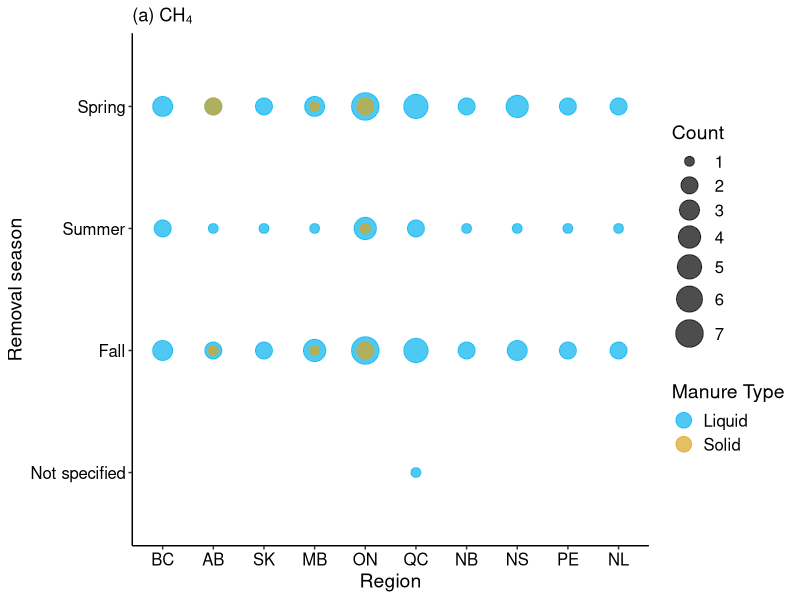
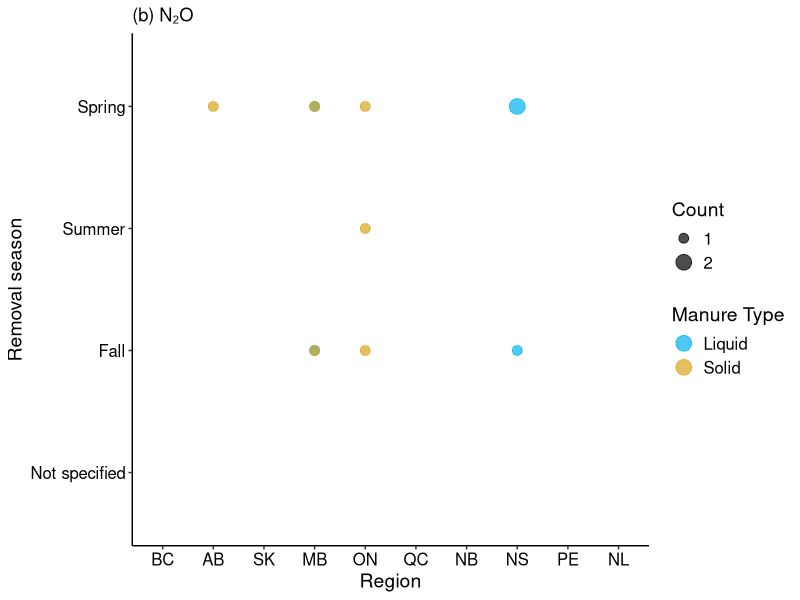
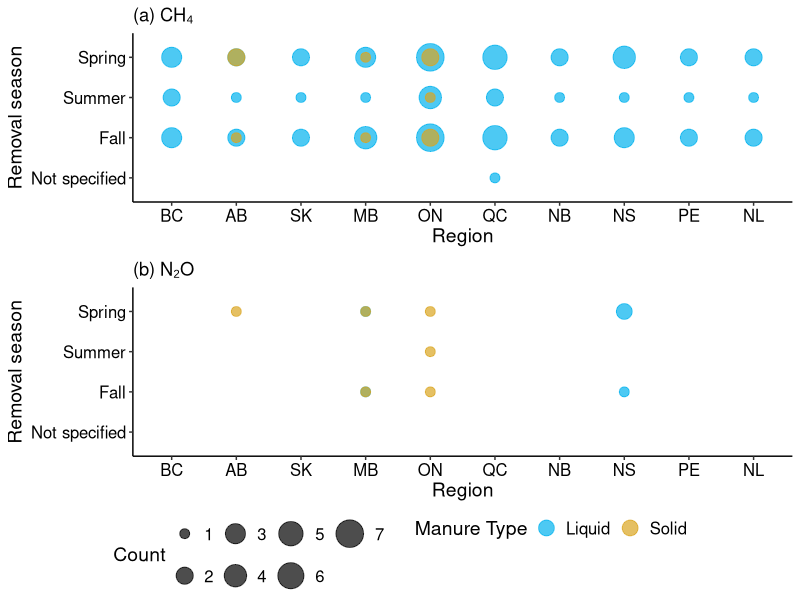

Recreate these plots in R, in order.
#Figure 8 Bubble chart for removal time and spatial distribution
library(tidyverse);library(ggpubr)

#read data
GHG.CH4 <- read.csv("input/Canada GHG storage lit review data 20240611.csv",header = T)

#CH4
#obtain studies with field measurement 
GHG.storage <- GHG.CH4[grepl("Storage", GHG.CH4$GHG.source),]
GHG.storage <- GHG.storage[grepl("Removal", GHG.storage$Treatment),]
GHG.storage <- GHG.storage %>%
  subset(GHG.storage$CH4==TRUE | GHG.storage$N2O==TRUE)
#replace "National" to every provinces
National <- c('British Columbia, Alberta, Saskatchewan, Manitoba, Ontario, Quebec, New Brunswick, Nova Scotia, Prince Edward Island, Newfoundland')
GHG.storage$Region[GHG.storage$Region == "National"] <- National

#Removal timing CH4
GHG.removal <- GHG.storage %>%
  separate_rows(Region, sep =", ") %>%
  separate_rows(Manure.type, sep = ", ") %>%
  separate_rows(Removal.season, sep = ", ")
GHG.removal$Removal.frequency[GHG.removal$Removal.frequency %in% c("4", "5", "7", "104")] <- "> 3"
GHG.removal <- GHG.removal %>%
  group_by(Region, Removal.season, Manure.type) %>%
  summarise('Count' = n()) %>%
  ungroup()

GHG.removal$Region <- factor(GHG.removal$Region,
                                 levels = c("British Columbia", "Alberta",
                                            "Saskatchewan","Manitoba",
                                            "Ontario","Quebec",
                                            "New Brunswick",
                                            "Nova Scotia",
                                            "Prince Edward Island",
                                            "Newfoundland"))
GHG.removal$Removal.season <- factor(GHG.removal$Removal.season,
                                     levels = c("Spring", "Summer", "Fall", "Not specified"))



#N2O
GHG.storage.N2O <- GHG.CH4[grepl("Storage", GHG.CH4$GHG.source),]
GHG.storage.N2O <- GHG.storage.N2O[GHG.storage.N2O$N2O==TRUE,]
GHG.storage.N2O <- GHG.storage.N2O[grepl("Removal", GHG.storage.N2O$Treatment),]

#Removal timing N2O
GHG.removal.N2O <- GHG.storage.N2O %>%
  separate_rows(Region, sep =", ") %>%
  separate_rows(Manure.type, sep = ", ") %>%
  separate_rows(Removal.season, sep = ", ")
GHG.removal.N2O$Removal.frequency[GHG.removal.N2O$Removal.frequency %in% c("4", "5", "7", "104")] <- "> 3"
GHG.removal.N2O <- GHG.removal.N2O %>%
  group_by(Region, Removal.season, Manure.type) %>%
  summarise('Count' = n()) %>%
  ungroup()

GHG.removal.N2O$Region <- factor(GHG.removal.N2O$Region,
                             levels = c("British Columbia", "Alberta",
                                        "Saskatchewan","Manitoba",
                                        "Ontario","Quebec",
                                        "New Brunswick",
                                        "Nova Scotia",
                                        "Prince Edward Island",
                                        "Newfoundland"))
GHG.removal.N2O$Removal.season <- factor(GHG.removal.N2O$Removal.season,
                                     levels = c("Spring", "Summer", "Fall", "Not specified"))



# Create bubble chart
Figure8a <- ggplot(GHG.removal, aes(x = Region, y = paste(Removal.season), color = Manure.type, size = Count)) +
  geom_point(alpha = 0.7) +
  labs(x = "Region", y = "Removal season", color = "Manure Type", size = "Count", title = "(a) CH₄") +
  scale_color_manual(values = c("deepskyblue2", "goldenrod")) +
  theme_classic() +
  theme(axis.text = element_text(size = 12, colour = "black"),
        axis.title.x = element_text(size = 14),
        axis.title.y = element_text(size = 14),
        legend.title = element_text(size = 14),  # Adjust legend title font size
        legend.text = element_text(size = 12),
        axis.line = element_line(color = "black")) +
  scale_y_discrete(limits = c("Not specified", "Fall", "Summer", "Spring")) +
  scale_x_discrete(labels = c("BC", "AB","SK","MB",
                              "ON", "QC","NB","NS",
                              "PE","NL")) +
  scale_size_continuous(range = c(3,9)) +
  guides(color = guide_legend(override.aes = list(size = 5)))
Figure8a

Figure8b <- ggplot(GHG.removal.N2O, aes(x = Region, y = paste(Removal.season), color = Manure.type, size = Count)) +
  geom_point(alpha = 0.7) +
  labs(x = "Region", y = "Removal season", color = "Manure Type", size = "Count", title = "(b) N₂O") +
  scale_color_manual(values = c("deepskyblue2", "goldenrod")) +
  theme_classic() +
  theme(axis.text = element_text(size = 12, colour = "black"),
        axis.title.x = element_text(size = 14),
        axis.title.y = element_text(size = 14),
        legend.title = element_text(size = 14),  # Adjust legend title font size
        legend.text = element_text(size = 12),
        axis.line = element_line(color = "black")) +
  scale_y_discrete(limits = c("Not specified", "Fall", "Summer", "Spring")) +
  scale_x_discrete(labels = c("BC", "AB","SK","MB",
                              "ON", "QC","NB","NS",
                              "PE","NL"),
                   limits = c("British Columbia", "Alberta",
                              "Saskatchewan","Manitoba",
                              "Ontario","Quebec",
                              "New Brunswick",
                              "Nova Scotia",
                              "Prince Edward Island",
                              "Newfoundland")) +
  scale_size_continuous(range = c(3,5),
                        breaks = c(1, 2)) +
  guides(color = guide_legend(override.aes = list(size = 5)))
Figure8b

#Export file
ggsave("output/Figure 8 - Bubble chart manure removal CH4 and N2O.png",
       ggarrange(Figure8a, Figure8b,
                 ncol = 1, nrow = 2,
                 common.legend = TRUE, legend = "bottom"),
       width = 24, height = 18, units = "cm",
       dpi = 300)
